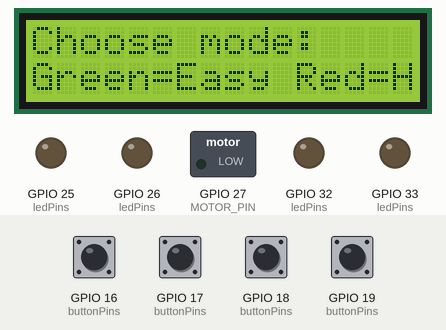
Simulated run of this sketch. Board: ESP32. Parts: 16×2 character LCD, switched loads named in the sketch (green lamp = pin HIGH), output pins drawn as LEDs (lit = HIGH). Dashed ring = blinking. Inputs (shaded band) come from the test bench; at power-on: GPIO 16 (buttonPins), GPIO 17 (buttonPins), GPIO 18 (buttonPins), GPIO 19 (buttonPins) HIGH. Random numbers use the default seed unless the sketch sets one. At 15.0 s the program puts the board to deep sleep or switches it off; the recording ends there.

Above: at 2.4 s.
2.5 s: GPIO 17 (buttonPins) pulled LOW for 0.15 s
At 3.0 s:
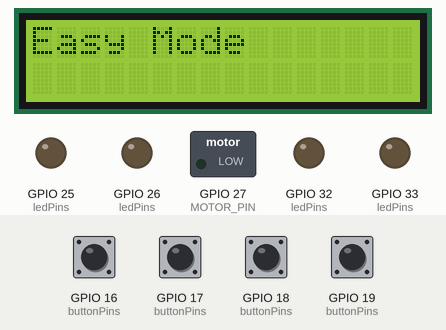
At 4.8 s:
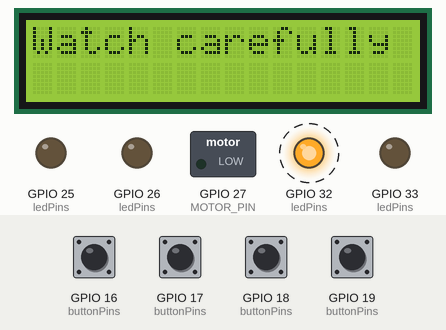
8.6 s: GPIO 16 (buttonPins) pulled LOW for 0.15 s
At 11.7 s:
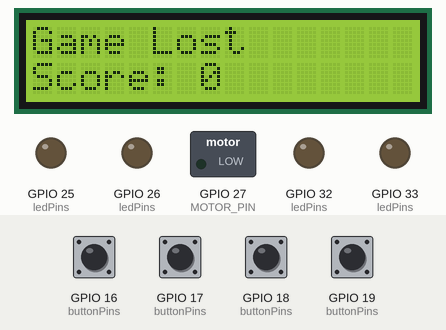
14.8 s: GPIO 19 (buttonPins) pulled LOW for 0.15 s
Timing chart, 0 to 15.0 s (numbered marks = the images above; inputs shaded):
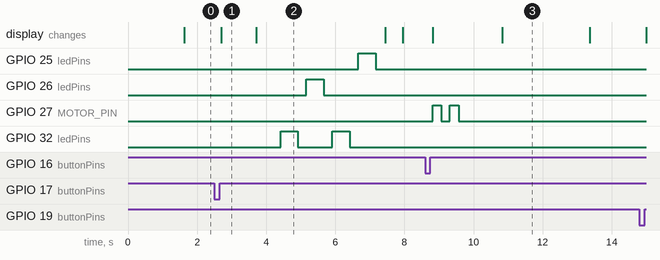

Measured:
- after the input at 2.5 s, GPIO 25 (ledPins): LOW → HIGH after 4.2 s, → LOW 0.50 s later; GPIO 26 (ledPins): LOW → HIGH after 2.7 s, → LOW 0.50 s later; GPIO 32 (ledPins): alternates HIGH for 0.50 s and LOW for 1.0 s, 4 changes in all, then stays LOW, starting after 1.9 s; the display: changes after 0.20 s (image 1)
- after the input at 8.6 s, GPIO 27 (MOTOR_PIN): alternates HIGH for 0.25 s and LOW for 0.25 s, 4 changes in all, then stays LOW, starting after 0.21 s; the display: first changes after 0.21 s (image 3 shows a later state)
- after the input at 14.8 s, every drawn part: stays the same
- what the display in image 1 shows lasts 1.0 s, from 2.7 s to 3.7 s
- what the display in image 2 shows lasts 3.7 s, from 3.7 s to 7.4 s
- what the display in image 3 shows lasts 2.6 s, from 10.8 s to 13.4 s

The sketch:

prototype-color-matching-game.ino
```cpp
#include <Wire.h>
#include <LiquidCrystal_I2C.h>

//Last Updated 10/28/26 for the Prototype Demo
// =====================================================
// LCD CONFIGURATION
// =====================================================
LiquidCrystal_I2C lcd(0x27, 16, 2);


// =====================================================
// PIN CONFIGURATION: ESP32-WROOM
// =====================================================


// LEDs/Users/jewelahn/Documents/Arduino/oct28-color-matching-game/oct28-color-matching-game.ino
const int RED_LED    = 32;
const int YELLOW_LED = 33;
const int GREEN_LED  = 25;
const int BLUE_LED   = 26;


// Buttons (connect each button between GPIO and GND)
const int RED_BUTTON    = 19;
const int YELLOW_BUTTON = 18;
const int GREEN_BUTTON  = 17;
const int BLUE_BUTTON   = 16;


// Optional vibrating motor driver control.
// Change this pin if your motor driver uses another GPIO.
const int MOTOR_PIN = 27;


// =====================================================
// GAME SETTINGS
// =====================================================
const int EASY_ROUNDS = 5;
const int BASE_LENGTH = 4;


const unsigned long RESPONSE_TIMEOUT = 30000;
const unsigned long DEBOUNCE_MS = 35;


// Color IDs
enum Color {
 RED = 0,
 YELLOW,
 GREEN,
 BLUE
};


const int ledPins[4] = {
 RED_LED, YELLOW_LED, GREEN_LED, BLUE_LED
};


const int buttonPins[4] = {
 RED_BUTTON, YELLOW_BUTTON, GREEN_BUTTON, BLUE_BUTTON
};


const char* colorNames[4] = {
 "Red", "Yellow", "Green", "Blue"
};


// Hard mode can grow beyond the initial 4 colors.
const int MAX_SEQUENCE = 200;
int sequence[MAX_SEQUENCE];


// Game state
int score = 0;
int rounds = 0;
int extraPatterns = 0;


bool gameRunning = true;
bool hardMode = false;


// =====================================================
// INITIALIZATION
// =====================================================
void setup() {
 Serial.begin(115200);


// Initialize LEDs
 for (int i = 0; i < 4; i++) {
   pinMode(ledPins[i], OUTPUT);
   digitalWrite(ledPins[i], LOW);
 }


 // Initialize buttons using internal pull-up resistors
 for (int i = 0; i < 4; i++) {
   pinMode(buttonPins[i], INPUT_PULLUP);
 }


 // Motor driver output
 pinMode(MOTOR_PIN, OUTPUT);
 digitalWrite(MOTOR_PIN, LOW);


 // Initialize I2C LCD
 Wire.begin(21, 22);
 lcd.init();
 lcd.backlight();


 randomSeed(micros());


 lcd.clear();
 lcd.setCursor(0, 0);
 lcd.print("Memory Game");
 lcd.setCursor(0, 1);
 lcd.print("Starting...");
 delay(1500);


 // Choose difficulty and play games
 while (gameRunning) {
   chooseDifficulty();
   playGame();
   showFinalScore();
   askReplay();
 }


 // Replay declined: shut down game outputs and LCD
 allLedsOff();
 digitalWrite(MOTOR_PIN, LOW);
 lcd.clear();
 lcd.noBacklight();


 // Deep sleep approximates powering off the game.
 // USB power to the ESP32 itself remains connected.
 esp_deep_sleep_start();
}


void loop() {
 // Game runs from setup().
}


// =====================================================
// BUTTON HANDLING
// Returns RED, YELLOW, GREEN, BLUE or -1 on timeout.
// =====================================================
int readButton(unsigned long timeoutMs) {
 unsigned long startTime = millis();


 while (millis() - startTime < timeoutMs) {
   for (int i = 0; i < 4; i++) {
     if (digitalRead(buttonPins[i]) == LOW) {
       delay(DEBOUNCE_MS);


       if (digitalRead(buttonPins[i]) == LOW) {
         // Wait for release to avoid counting one hold twice.
         while (digitalRead(buttonPins[i]) == LOW) {
           delay(5);
         }


         delay(DEBOUNCE_MS);
         return i;
       }
     }
   }


   delay(1);
 }


 return -1;
}


// Wait indefinitely for a button, with debounce.
int waitForButton() {
 int button;


 do {
   button = readButton(100);
 } while (button == -1);


 return button;
}


// =====================================================
// LED HELPERS
// =====================================================
void allLedsOff() {
 for (int i = 0; i < 4; i++) {
   digitalWrite(ledPins[i], LOW);
 }
}


void flashColor(int color, int durationMs) {
 digitalWrite(ledPins[color], HIGH);
 delay(durationMs);
 digitalWrite(ledPins[color], LOW);
}


// =====================================================
// DIFFICULTY SELECTION
// =====================================================
void chooseDifficulty() {
 lcd.clear();
 lcd.setCursor(0, 0);
 lcd.print("Choose mode:");
 lcd.setCursor(0, 1);
 lcd.print("Green=Easy Red=Hard");


 while (true) {
   int button = waitForButton();


   if (button == GREEN) {
     hardMode = false;
     lcd.clear();
     lcd.print("Easy Mode");
     delay(1000);
     return;
   }


   if (button == RED) {
     hardMode = true;
     lcd.clear();
     lcd.print("Hard Mode");
     delay(1000);
     return;
   }


   // Blue and yellow do not select difficulty.
 }
}


// =====================================================
// START A GAME
// =====================================================
void playGame() {
 score = 0;
 rounds = 0;
 extraPatterns = 0;


 // Easy mode: exactly 5 rounds.
 // Hard mode: continue until an error or timeout.
 while (hardMode || rounds < EASY_ROUNDS) {
   int sequenceLength = BASE_LENGTH + extraPatterns;


   // Protect the sequence array from overflow.
   if (sequenceLength > MAX_SEQUENCE) {
     sequenceLength = MAX_SEQUENCE;
   }


   // Generate a random sequence for this round.
   for (int i = 0; i < sequenceLength; i++) {
     sequence[i] = random(0, 4);
   }


   // Show the sequence to the player.
   showSequence(sequenceLength);


   // Prompt for the player's response.
   lcd.clear();
   lcd.setCursor(0, 0);
   lcd.print("Repeat sequence");
   lcd.setCursor(0, 1);
   lcd.print("Round ");
   lcd.print(rounds + 1);


   delay(500);


   bool correct = checkSequence(sequenceLength);


   if (!correct) {
     // Wrong button or response timeout.
     loseGame();
     return;
   }


   // Successful round
   score++;
   rounds++;


   lcd.clear();
   lcd.setCursor(0, 0);
   lcd.print("Correct!");
   lcd.setCursor(0, 1);
   lcd.print("Score: ");
   lcd.print(score);


   delay(1000);


   // Easy mode ends after 5 successful rounds.
   if (!hardMode && rounds == EASY_ROUNDS) {
     return;
   }


   // Hard mode adds one extra color every 3 rounds.
   if (hardMode && rounds % 3 == 0) {
     extraPatterns++;
   }
 }
}


// =====================================================
// DISPLAY THE RANDOM COLOR SEQUENCE
// =====================================================
void showSequence(int sequenceLength) {
 lcd.clear();
 lcd.setCursor(0, 0);
 lcd.print("Watch carefully");
 delay(700);


 for (int i = 0; i < sequenceLength; i++) {
   flashColor(sequence[i], 500);
   delay(250);
 }


 allLedsOff();
}


// =====================================================
// CHECK PLAYER INPUT
// =====================================================
bool checkSequence(int sequenceLength) {
 for (int i = 0; i < sequenceLength; i++) {
   lcd.setCursor(0, 1);
   lcd.print("Input ");
   lcd.print(i + 1);
   lcd.print("/");
   lcd.print(sequenceLength);
   lcd.print("       ");


   int button = readButton(RESPONSE_TIMEOUT);


   // Timeout or incorrect button
   if (button == -1 || button != sequence[i]) {
     return false;
   }


   // Brief visual confirmation of the player's input
   flashColor(button, 150);
 }


 return true;
}


// =====================================================
// LOSING CONDITION AND VIBRATION MOTOR
// =====================================================
void loseGame() {
 lcd.clear();
 lcd.setCursor(0, 0);
 lcd.print("Wrong or timeout");
 lcd.setCursor(0, 1);
 lcd.print("Game over!");


 // Two short motor pulses
 for (int i = 0; i < 2; i++) {
   digitalWrite(MOTOR_PIN, HIGH);
   delay(250);
   digitalWrite(MOTOR_PIN, LOW);
   delay(250);
 }


 delay(1000);
}


// =====================================================
// DISPLAY FINAL SCORE
// =====================================================
void showFinalScore() {
 lcd.clear();
 lcd.setCursor(0, 0);


 if (!hardMode && rounds == EASY_ROUNDS) {
   lcd.print("You Win!");
 } else {
   lcd.print("Game Lost");
 }


 lcd.setCursor(0, 1);
 lcd.print("Score: ");
 lcd.print(score);


 delay(2500);
}


// =====================================================
// REPLAY PROMPT
// Green = replay, Red = exit
// =====================================================
void askReplay() {
 lcd.clear();
 lcd.setCursor(0, 0);
 lcd.print("Play again?");
 lcd.setCursor(0, 1);
 lcd.print("Green=Yes Red=No");


 while (true) {
   int button = waitForButton();


   if (button == GREEN) {
     return;  // setup() loop starts another game
   }


   if (button == RED) {
     gameRunning = false;
     return;
   }
 }
}
```
